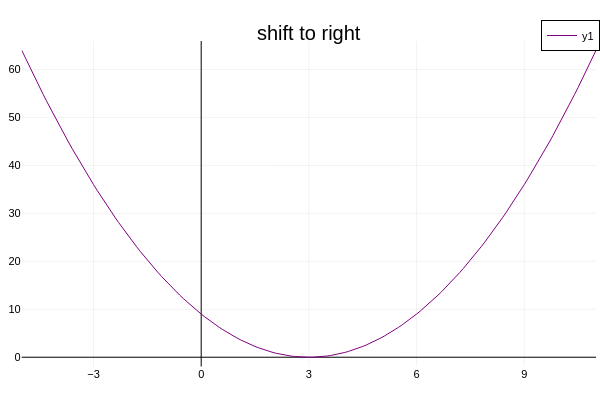

Here is the notebook cell this chart was saved with:
### Code cell
@syms x
# let c > 0
c = 3
f = (x - c)^2

x_domain, x_left, x_right = get_domain(+c)

plot(x_domain,f, title="shift to right" , color=:purple, framestyle=:zerolines,
 xlims = (x_left, x_right))

### Figure 1 — Plotly figure (JSON) as saved in the notebook; plotly's stock layout.template omitted (floating-point values rounded to 4 significant figures; data arrays with more than 128 entries replaced by an {"elided": "..."} marker saying what was removed)
{"data": [{"colorbar": {"len": 0.9039, "title": "", "x": 0.9934, "y": 0.4896}, "legendgroup": "y1", "line": {"color": "rgba(128, 0, 128, 1.000)", "dash": "solid", "shape": "linear", "width": 1}, "mode": "lines", "name": "y1", "showlegend": true, "type": "scatter", "x": {"elided": "161 float values"}, "xaxis": "x", "y": {"elided": "161 float values"}, "yaxis": "y"}], "layout": {"annotations": [{"font": {"color": "rgba(0, 0, 0, 1.000)", "family": "sans-serif", "size": 20}, "rotation": 0, "showarrow": false, "text": "shift to right", "x": 0.5148, "xanchor": "center", "xref": "paper", "y": 1, "yanchor": "top", "yref": "paper"}], "height": 400, "legend": {"bgcolor": "rgba(255, 255, 255, 1.000)", "bordercolor": "rgba(0, 0, 0, 1.000)", "borderwidth": 1, "font": {"color": "rgba(0, 0, 0, 1.000)", "family": "sans-serif", "size": 11}, "title": {"font": {"color": "rgba(0, 0, 0, 1.000)", "family": "sans-serif", "size": 15}, "text": ""}, "tracegroupgap": 0, "traceorder": "normal", "x": 1, "xanchor": "auto", "y": 1, "yanchor": "auto"}, "margin": {"b": 20, "l": 0, "r": 0, "t": 20}, "paper_bgcolor": "rgba(255, 255, 255, 1.000)", "plot_bgcolor": "rgba(255, 255, 255, 1.000)", "showlegend": true, "width": 600, "xaxis": {"anchor": "y", "domain": [0.03619, 0.9934], "gridcolor": "rgba(0, 0, 0, 0.100)", "gridwidth": 0.5, "linecolor": "rgba(0, 0, 0, 1.000)", "mirror": false, "range": [-5, 11], "showgrid": true, "showline": false, "showticklabels": true, "tickangle": 0, "tickcolor": "rgba(0, 0, 0, 0.000)", "tickfont": {"color": "rgba(0, 0, 0, 1.000)", "family": "sans-serif", "size": 11}, "tickmode": "array", "ticks": "inside", "ticktext": ["−3", "0", "3", "6", "9"], "tickvals": [-3, 0, 3, 6, 9], "title": "", "titlefont": {"color": "rgba(0, 0, 0, 1.000)", "family": "sans-serif", "size": 15}, "type": "-", "visible": true, "zeroline": true, "zerolinecolor": "rgba(0, 0, 0, 1.000)"}, "yaxis": {"anchor": "x", "domain": [0.03762, 0.9415], "gridcolor": "rgba(0, 0, 0, 0.100)", "gridwidth": 0.5, "linecolor": "rgba(0, 0, 0, 1.000)", "mirror": false, "range": [-1.92, 65.92], "showgrid": true, "showline": false, "showticklabels": true, "tickangle": 0, "tickcolor": "rgba(0, 0, 0, 0.000)", "tickfont": {"color": "rgba(0, 0, 0, 1.000)", "family": "sans-serif", "size": 11}, "tickmode": "array", "ticks": "inside", "ticktext": ["0", "10", "20", "30", "40", "50", "60"], "tickvals": [0, 10, 20, 30, 40, 50, 60], "title": "", "titlefont": {"color": "rgba(0, 0, 0, 1.000)", "family": "sans-serif", "size": 15}, "type": "-", "visible": true, "zeroline": true, "zerolinecolor": "rgba(0, 0, 0, 1.000)"}}}
